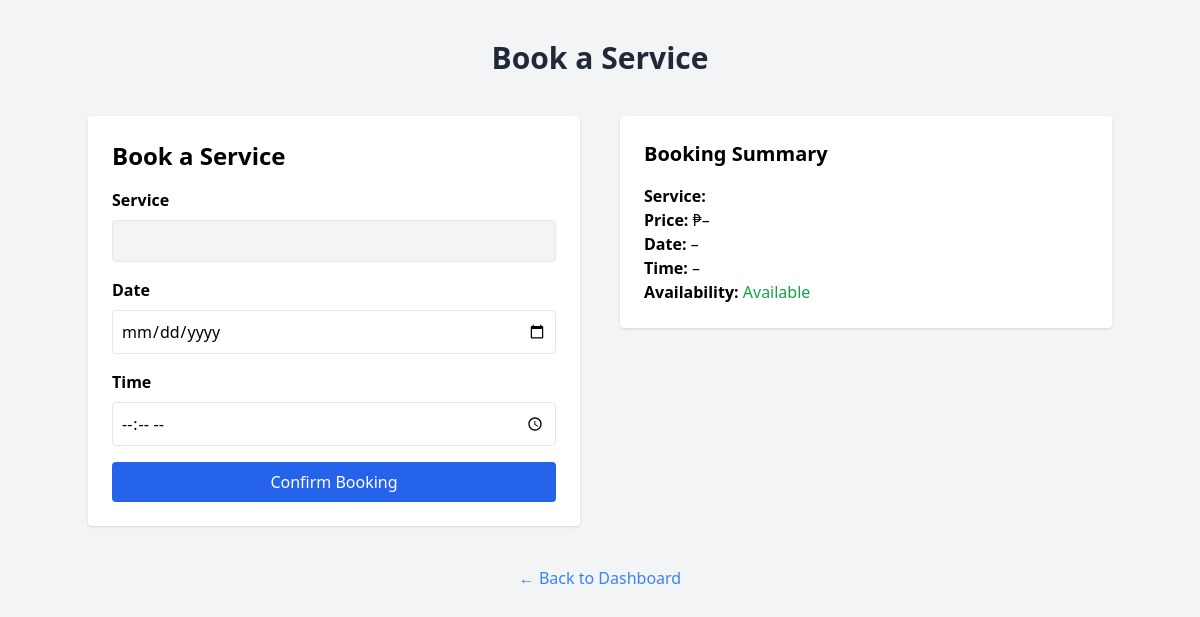
Page /book?service=Hair+Coloring (signed in) on the earlier database version.
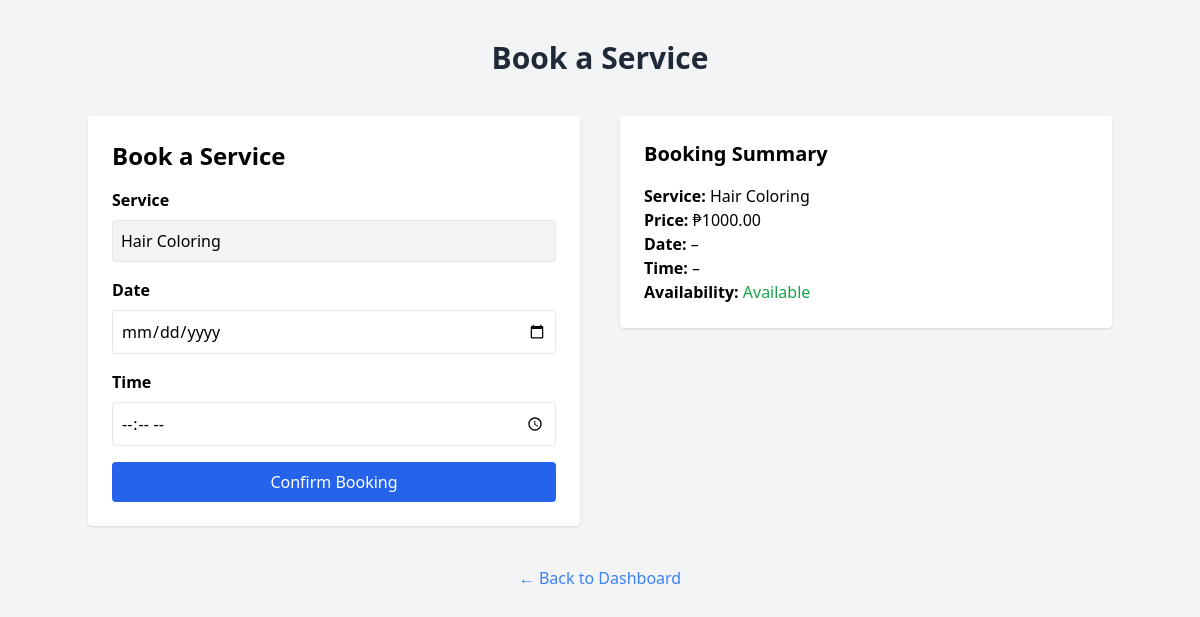
Same page on the later database version.
### app/models.py (models this page shows, shortened)
class Service(db.Model):
    id = db.Column(db.Integer, primary_key=True)
    name = db.Column(db.String(100), nullable=False)
    description = db.Column(db.Text)
    price = db.Column(db.Float, nullable=False)
    image = db.Column(db.String(120))  # Path to uploaded image

### app/routes.py (the view, shortened to what this page needs)
@main.route('/book', methods=['GET', 'POST'], endpoint='book_service')
@main.route('/book', methods=['GET', 'POST'])
@login_required
def book():
    service_param = request.args.get('service')
    selected_service = None
    if service_param:
        selected_service = Service.query.filter_by(name=service_param).first()
    return render_template('book.html', selected_service=selected_service, today=date.today())

### app/routes.py (called while the page is built)
@login_manager.user_loader
def load_user(user_id):
    return User.query.get(int(user_id))

### app/templates/book.html (shortened to what this page needs)
<!DOCTYPE html>
<html lang="en">
<head>
  <script src="https://cdn.tailwindcss.com"></script>
</head>
<body class="bg-gray-100 min-h-screen px-6 py-10 flex flex-col items-center">
  <h1 class="text-3xl font-bold text-gray-800 mb-10">Book a Service</h1>
  <div class="flex flex-col md:flex-row gap-10 w-full max-w-5xl justify-center items-start">
    <form method="POST" class="w-full md:w-1/2 bg-white p-6 rounded shadow">
      <h2 class="text-2xl font-bold mb-4">Book a Service</h2>
      <label class="block mb-2 font-semibold">Service</label>
      <input
        type="text"
        name="service"
        class="w-full mb-4 p-2 border rounded bg-gray-100"
        value="{{ selected_service.name if selected_service else '' }}"
        readonly>
      <label class="block mb-2 font-semibold">Date</label>
      <input type="date" id="date" name="date" class="w-full mb-4 p-2 border rounded" required>
      <label class="block mb-2 font-semibold">Time</label>
      <input type="time" id="time" name="time" class="w-full mb-4 p-2 border rounded" required>
      <button type="submit" class="w-full bg-blue-600 text-white px-4 py-2 rounded hover:bg-blue-700">
        Confirm Booking
      </button>
    </form>
    <div class="w-full md:w-1/2 bg-white p-6 rounded shadow">
      <h2 class="text-xl font-bold mb-4">Booking Summary</h2>
      <p><strong>Service:</strong> <span id="summary-service">{{ selected_service.name }}</span></p>
      <p><strong>Price:</strong> ₱{{ '%.2f' | format(selected_service.price) if selected_service else '–' }}</p>
      <p><strong>Date:</strong> <span id="summary-date">–</span></p>
      <p><strong>Time:</strong> <span id="summary-time">–</span></p>
      <p><strong>Availability:</strong> <span class="text-green-600">Available</span></p>
    </div>
  </div>
  <a href="{{ url_for('main.base') }}" class="mt-10 text-blue-500 hover:underline">← Back to Dashboard</a>
</body>
</html>

Differences in the rows shown:
added Service: service "Hair Coloring", name "Hair Coloring", price "1000.00"
Other differences:
{{ '%.2f' | format(selected_service.price) if selected_service else '–' }}: "–" → (not shown)
